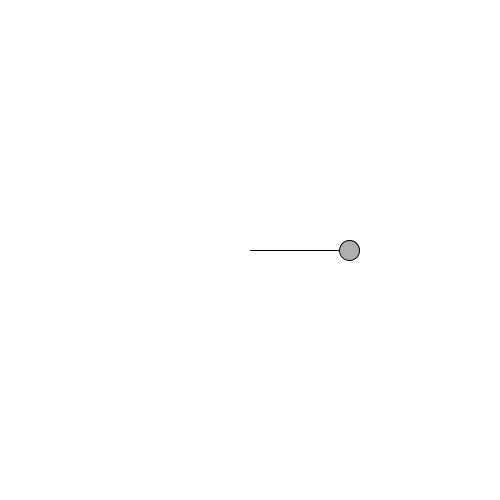
Frame 1 (no input)
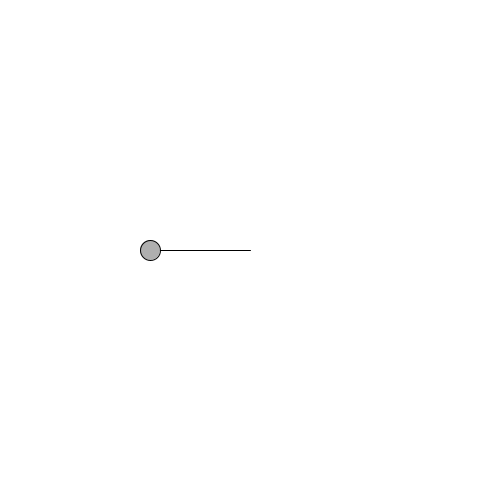
Frame 60 (the mouse pressed at the canvas centre just before this capture)
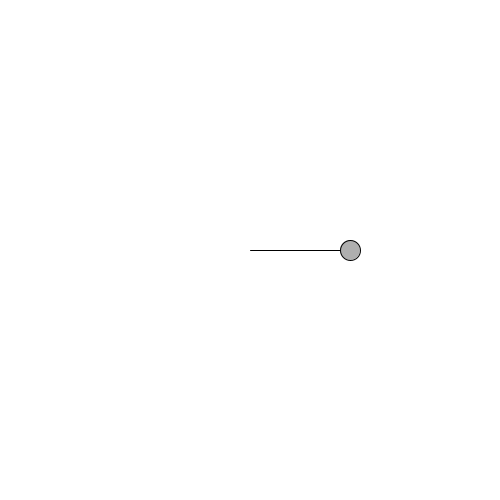
Frame 120 (the mouse held since frame 60 and released just before this capture)

The Processing sketch that drew these frames (run headless with seeded random() and noise(); from frame 60 on, the mouse is pressed at the canvas centre):

// Processing sketch: Simpelt_pendul_fra_venstre_til_h_jre
// ── Simpelt_pendul_fra_venstre_til_h_jre.pde
 
  
  void setup(){
  size(500,  500);
  frameRate(30);
  
  
}


void draw(){
  background(255);
  
   float amplitude = 100;
  float period    = 120; 
  float x = amplitude * cos(TWO_PI * frameCount / period);

  stroke(0);
  fill(175);
  translate(width/2,height/2);
  line(0,0,x,0);
  ellipse(x,0,20,20);
}
